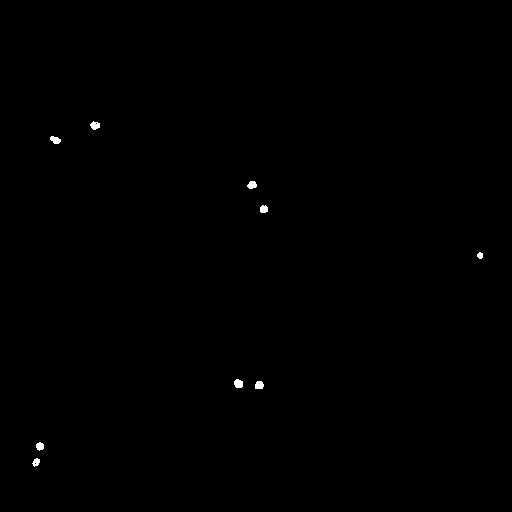
#> input picture Data/L4Data/ImagesAll/HAC-Cit-KRAB+dox_w2YFPled_s41_t1.TIF, 512 x 512 px; its folder holds only this picture in this run
$ jupyter execute --allow-errors 'Lesson4_Batch Processing and Tracking.ipynb'   (shell and % lines are left out)
#> lines starting #> are read from the running program, lines starting #| are printed output that depends on the picture; after the words box and inside, x2 and y2 are one past the last pixel; in counts of white or black regions, pixels touching at a corner belong together
# Lesson 4 Batch Processing and Tracking

Congratulations, you've just completed an awesome image processing pipeline that takes an image and does something rather useful. You've tested it a few times and you're happy with the results.

Now maybe you need to apply the same operation to 1000 images. Maybe you need to apply them to 20 datasets with slightly different parameters. Maybe you need to aggregate information across the results of each processed image to make your conclusions. These needs can be addressed by applying your pipeline with batch processing. In this lesson, you will learn:

1. Two batch processing strategies and their advantages & disadvantages
2. Cell tracking approach and measurements

## 4.1 Batch processing strategies (vertical and horizontal integration)

### 4.1.1 Project aim: batch processing of multiple images

[cell 1]
data_folder = ('/Users/guolanlu/Desktop/Guolan/Datalucence/Erwzaei L4/StanfordBIOS254-2019-master/Data/L4Data/ImagesAll')

import os
from skimage.io import imread
import matplotlib.pyplot as plt

os.chdir(data_folder)
listdir = os.listdir

files = [f for f in listdir(data_folder) if '.TIF' in f]
print(files)

**Exercise 1:** You're at the point where you have the functions below.

[cell 2]
def loading(image_file_name):
#> called with image_file_name = 'HAC-Cit-KRAB+dox_w2YFPled_s41_t1.TIF'
    img = imread(image_file_name)
#> img: shape (512, 512) uint16; min 299, max 702, mean 314.9
    return img

def preprocessing(image):
    process_image = None
    return process_image

def info_extraction(image):
    results = None
    return results

How might you apply the pipeline you developed to every image in a folder, saving the results in a list?

### 4.1.2 Strategy one: the vertical approach

#### A straightforward procedure that applies all processing steps to each image one at a time, from start to end.

[cell 3]
results = []
for f in files:
    img = loading(f)
    processed = preprocessing(img)
    result = info_extraction(processed)
    results.append(result)

#### Example: counting cell numbers from 5 images

[cell 4]
# define functions

from skimage.io import imread
def loading(image_file_name):
    img = imread(image_file_name)
    return img

import numpy as np
from scipy.ndimage.filters import median_filter
from skimage import filters
import skimage.morphology as sm
def preprocessing(image):
    # filtering
    filtered = median_filter(image, size=2)
    # thresholding
    otsu_thresh = filters.threshold_otsu(filtered)
#> otsu_thresh = 423
    masked = filtered > otsu_thresh #smaller threshold than otsu
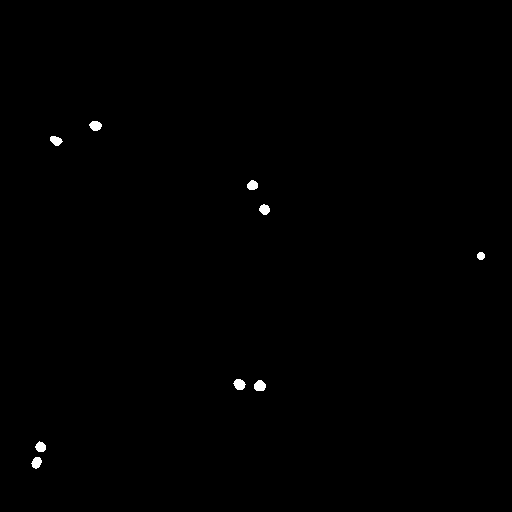
#> masked: shape (512, 512) bool; 0.31% white; 9 white regions, largest, box (x1, y1, x2, y2) and area: (254, 380, 266, 391) 105, (233, 379, 246, 390) 103, (89, 121, 102, 131) 98
    # morphology
    morph = sm.binary_opening(masked,sm.disk(3))
#> morph: shape (512, 512) bool; 0.28% white; 9 white regions, largest, box (x1, y1, x2, y2) and area: (233, 379, 246, 390) 99, (254, 380, 266, 391) 98, (89, 121, 102, 131) 94
    return morph

from skimage.measure import label
from skimage.measure import regionprops
import matplotlib.pyplot as plt
def info_extraction(image):
    # labeling
    cell_labels = label(image)
#> cell_labels: shape (512, 512) int32; 10 distinct labels, from 0 to 9
    cell_number = np.amax(cell_labels)
#> cell_number = 9
    #plt.figure()
    #plt.imshow(cell_labels)
    return cell_number

[cell 5]
# batch processing
import os
import re
import pandas as pd
results = []
res=[]
for f in files:
    tes=f.split("_")[3].split(".")[0]
    tmp_res=int(re.sub("\D", "", tes))
    res.append(tmp_res)
    img = loading(f)
    img = img[0:int(img.shape[0]),:]
    processed = preprocessing(img)
    tmp_result = info_extraction(processed)
#> tmp_result = 9
    results.append(tmp_result)

df = pd.DataFrame({'Image No.':res, '#ofCells': results})
#> df = table of 1 rows and 2 columns
df = df.sort_values(by=['Image No.'])
print('Cell Numbers in Each Image:',results)
#| Cell Numbers in Each Image: [9]

[cell 6]
df.plot(kind='line',x='Image No.',y='#ofCells')
plt.show()
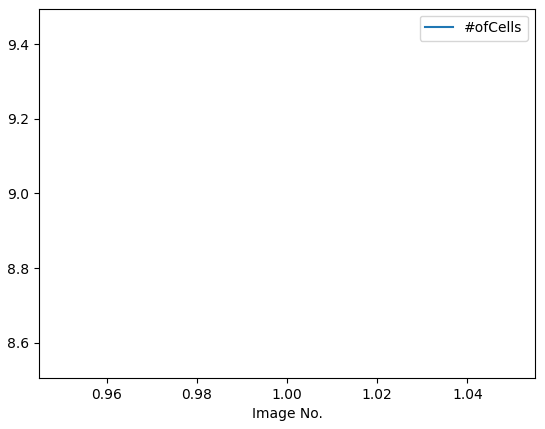
#> figure drawn by matplotlib, 1 panel
print(df[0:22])
#|    Image No.  #ofCells
#| 0          1         9

In this vertical pipeline, we converted different steps as different functions. **The advantages of using predefined functions:**
##### 1) Concise flow: clear main flow for coding, reading, and management;
##### 2) No side effect: local parameter changes inside  the function won't affect the global parameters in the main flow;
##### 3) Time saving: easily reused for other projects;
##### 4) Reproducible:minimal input error and avoiding inconsistent operations.

These are very important when processing large dataset with multiple steps, especially with many lines of codes.

**Exercise 2:**: understand the importance of predefined function

["imread" function: source codes](https://github.com/luispedro/imread/blob/master/imread/imread.py)

### 4.1.3 Strategy two: the horizontal approach
When you face a problem and want to debug suspicious functions, vertical approach may not be the best choice.
Instead of applying all processing steps to each image one at a time, you can use the horizontal approach that applies one processing step to all images and then move to the next step. In this way, each processing step will serve as a seperate unit for testing and debugging.

[cell 7]
images = []
processed = []
results = []

for f in files:
    images.append(loading(f))

for img in images:
    processed.append(preprocessing(img))
#> this loop made 1 pass
#> after the loop, processed = 1 item

for proc in processed:
    results.append(info_extraction(proc))
#> this loop made 1 pass
#> after the loop, results = [9]

print('Cell Numbers in Each Image:',results)
#| Cell Numbers in Each Image: [9]

**Exercise 3:**: adjust the "preprocessing" function to get better cell masks

[cell 8]
def preprocessing(image):
    filtered = median_filter(image, size=2)
    otsu_thresh = filters.threshold_otsu(filtered)
    masked = filtered > otsu_thresh*0.85
    morph = sm.binary_opening(masked,sm.disk(3))
    return morph

[cell 9]
processed = []
for img in images:
    processed.append(preprocessing(img))
#> this loop made 1 pass
#> pass 1, in preprocessing, `masked = filtered > otsu_thresh*0.85`:
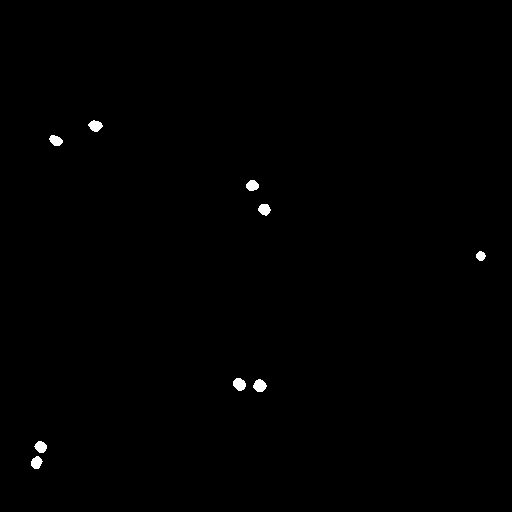
#> masked: shape (512, 512) bool; 0.38% white; 9 white regions, largest, box (x1, y1, x2, y2) and area: (253, 379, 267, 392) 130, (233, 378, 246, 391) 127, (88, 120, 103, 132) 120

#> (the rest of this cell did not finish here and is left out)

So now rather than completing your pipline "vertically", from start to finish, top to bottom, you are completing your pipeline "horizontally", applying each stage across the board in sequence.

In fact, when you've made your code modular with little functions, Python tries to support this approach with _functional programming tools_. We'll talk about one of the especially useful ones:

- `map(function, iterable)`. Applies `function` to each element in `iterable` (i.e. anything you can loop through) and gives you a new list with the results.

[cell 10]
images = map(loading, files)
processed = map(preprocessing,images)
results = map(info_extraction, processed)

print('Cell Numbers in Each Image:',list(results))
#> in info_extraction (call 3), `cell_labels = label(image)`: cell_labels: shape (512, 512) int32; 10 distinct labels, from 0 to 9

$ run again, on Data/L4Data/ImagesAll/HAC-Cit-KRAB+dox_w2YFPled_s41_t102.TIF
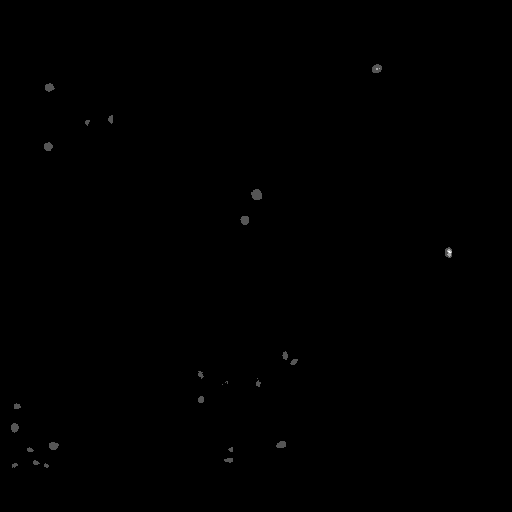
#> input picture Data/L4Data/ImagesAll/HAC-Cit-KRAB+dox_w2YFPled_s41_t102.TIF, 512 x 512 px
#> in loading, img is the input picture: shape (512, 512) uint16; min 299, max 1132, mean 316.6
#> in preprocessing, `otsu_thresh = filters.threshold_otsu(filtered)`: otsu_thresh = 430
#> cell_labels: shape (512, 512) int32; 25 distinct labels, from 0 to 24
#> cell_number = 24
#> df = table of 1 rows and 2 columns
#| Cell Numbers in Each Image: [24]
#> `plt.show()`:
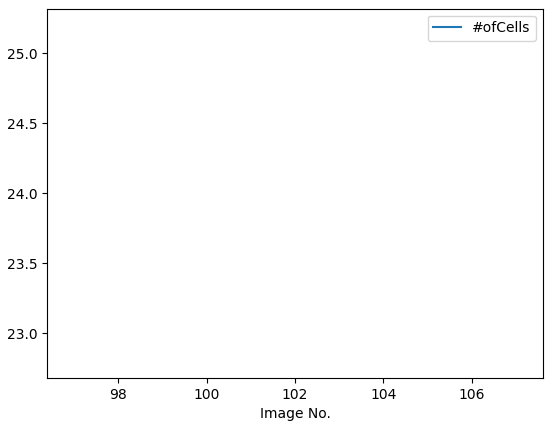
#> figure drawn by matplotlib, 1 panel
#|    Image No.  #ofCells
#| 0        102        24
#> the loop `for img in images:` made 1 pass
#> after the loop `for img in images:`: processed = 1 item
#> the loop `for proc in processed:` made 1 pass
#> after the loop `for proc in processed:`: results = [24]
#| Cell Numbers in Each Image: [24]
#> the loop `for img in images:` made 1 pass
#> pass 1, in preprocessing, `morph = sm.binary_opening(masked,sm.disk(3))`:
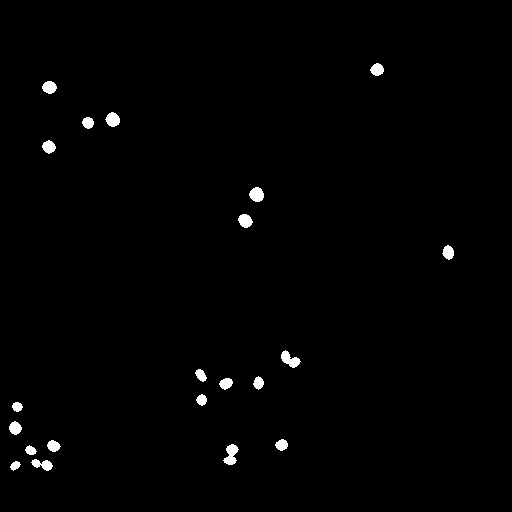
#> morph: shape (512, 512) bool; 1% white; 21 white regions, largest, box (x1, y1, x2, y2) and area: (223, 444, 239, 465) 198, (281, 350, 301, 368) 189, (249, 187, 264, 202) 169
#> cell_labels: shape (512, 512) int32; 22 distinct labels, from 0 to 21
